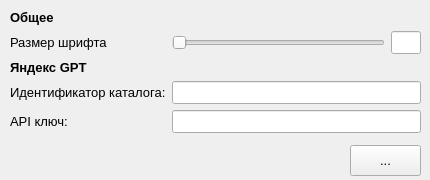
<?xml version="1.0" encoding="UTF-8"?>
<ui version="4.0">
 <class>Form</class>
 <widget class="QWidget" name="Form">
  <property name="geometry">
   <rect>
    <x>0</x>
    <y>0</y>
    <width>430</width>
    <height>180</height>
   </rect>
  </property>
  <property name="sizePolicy">
   <sizepolicy hsizetype="Fixed" vsizetype="Fixed">
    <horstretch>0</horstretch>
    <verstretch>0</verstretch>
   </sizepolicy>
  </property>
  <property name="minimumSize">
   <size>
    <width>430</width>
    <height>140</height>
   </size>
  </property>
  <property name="maximumSize">
   <size>
    <width>430</width>
    <height>180</height>
   </size>
  </property>
  <property name="font">
   <font>
    <pointsize>10</pointsize>
   </font>
  </property>
  <property name="windowTitle">
   <string>Параметры</string>
  </property>
  <property name="windowIcon">
   <iconset>
    <normaloff>../icons/preferences.png</normaloff>../icons/preferences.png</iconset>
  </property>
  <widget class="QWidget" name="formLayoutWidget">
   <property name="geometry">
    <rect>
     <x>10</x>
     <y>10</y>
     <width>411</width>
     <height>135</height>
    </rect>
   </property>
   <layout class="QFormLayout" name="formLayout11">
    <item row="3" column="0">
     <widget class="QLabel" name="labelID">
      <property name="text">
       <string>Идентификатор каталога:</string>
      </property>
     </widget>
    </item>
    <item row="3" column="1">
     <widget class="QLineEdit" name="lineID"/>
    </item>
    <item row="4" column="0">
     <widget class="QLabel" name="labelAPI">
      <property name="text">
       <string>API ключ:</string>
      </property>
     </widget>
    </item>
    <item row="4" column="1">
     <widget class="QLineEdit" name="lineAPI"/>
    </item>
    <item row="0" column="0">
     <widget class="QLabel" name="labelGeneral">
      <property name="font">
       <font>
        <pointsize>10</pointsize>
        <weight>75</weight>
        <bold>true</bold>
       </font>
      </property>
      <property name="text">
       <string>Общее</string>
      </property>
     </widget>
    </item>
    <item row="1" column="0">
     <widget class="QLabel" name="labelFontSize">
      <property name="text">
       <string>Размер шрифта</string>
      </property>
     </widget>
    </item>
    <item row="2" column="0">
     <widget class="QLabel" name="labelYaGPT">
      <property name="font">
       <font>
        <pointsize>10</pointsize>
        <weight>75</weight>
        <bold>true</bold>
       </font>
      </property>
      <property name="text">
       <string>Яндекс GPT</string>
      </property>
     </widget>
    </item>
    <item row="1" column="1">
     <layout class="QHBoxLayout" name="horizontalLayout">
      <item>
       <widget class="QSlider" name="fontSizeSlider">
        <property name="orientation">
         <enum>Qt::Horizontal</enum>
        </property>
       </widget>
      </item>
      <item>
       <widget class="QLineEdit" name="lineFontSize">
        <property name="maximumSize">
         <size>
          <width>30</width>
          <height>16777215</height>
         </size>
        </property>
        <property name="text">
         <string/>
        </property>
        <property name="alignment">
         <set>Qt::AlignCenter</set>
        </property>
       </widget>
      </item>
     </layout>
    </item>
   </layout>
  </widget>
  <widget class="QToolButton" name="okButton">
   <property name="geometry">
    <rect>
     <x>350</x>
     <y>145</y>
     <width>71</width>
     <height>31</height>
    </rect>
   </property>
   <property name="text">
    <string>...</string>
   </property>
   <property name="icon">
    <iconset>
     <normaloff>../icons/button_ok.png</normaloff>../icons/button_ok.png</iconset>
   </property>
   <property name="iconSize">
    <size>
     <width>32</width>
     <height>32</height>
    </size>
   </property>
   <property name="autoRaise">
    <bool>false</bool>
   </property>
  </widget>
 </widget>
 <resources/>
 <connections/>
</ui>
